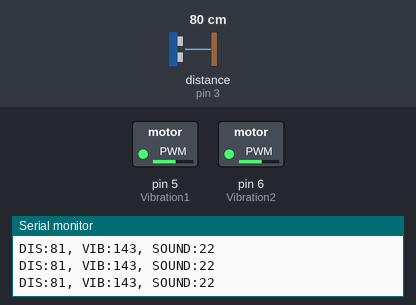
Bench run of a sketch on a simulated Arduino Uno, built with avr-gcc and run on an emulated ATmega328P. Shown: switched loads named in the sketch (green lamp = pin HIGH), the last lines printed to the serial monitor. The inputs (shaded band) are chosen by the test bench; at power-on: distance to the obstacle (sensor on pin 3) 80 cm. The echo pulse lasts 58.3 µs per cm; the audio player accepts every command and is not drawn.

Above: at 1.7 s.
1.8 s: distance to the obstacle (sensor on pin 3) set to 35 cm
At 2.5 s:
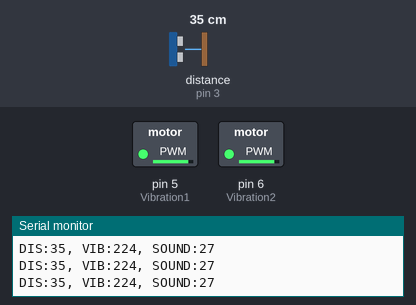
3.3 s: distance to the obstacle (sensor on pin 3) set to 120 cm
At 4.6 s:
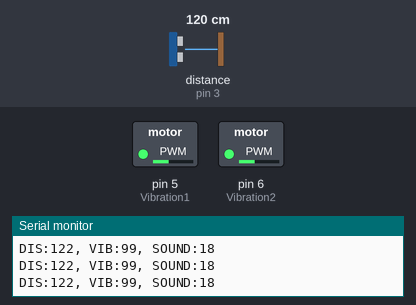
4.9 s: distance to the obstacle (sensor on pin 3) set to 250 cm
At 6.3 s:
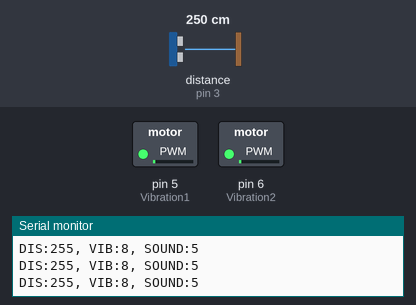
Timing chart, 0 to 7.9 s (numbered marks = the images above; inputs shaded):
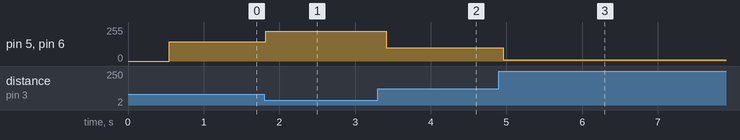

Measured:
- after the input at 1.8 s, pin 5 (Vibration1), pin 6 (Vibration2): 143/255 → 224/255 at once
- after the input at 3.3 s, pin 5 (Vibration1), pin 6 (Vibration2): 224/255 → 99/255 after 0.11 s
- after the input at 4.9 s, pin 5 (Vibration1), pin 6 (Vibration2): 99/255 → 8/255 after 0.06 s

The sketch:

yunxi520.ino
```cpp
#include <SoftwareSerial.h>
#include "DFRobotDFPlayerMini.h"
#include <pitches.h>
#include <Wire.h>
#include <LiquidCrystal_I2C.h>
#include <NewPing.h>

SoftwareSerial mySoftwareSerial(10, 11);
DFRobotDFPlayerMini myDFPlayer;

#define Vibration1 5
#define Vibration2 6
#define TRIGGER_PIN 2 // Arduino pin tied to triggerpin on the ultrasonic sensor.
#define ECHO_PIN 3 // Arduino pin tied to echo pin on the ultrasonic sensor.
#define MAX_DISTANCE 400 // Maximum distance we want to ping for (in centimeters). Maximum sensor distance is rated at 400-500cm.
int state0=0;
int state=0;
unsigned long last_time = 0;
int i=0;
int distance0=0;

NewPing sonar(TRIGGER_PIN, ECHO_PIN, MAX_DISTANCE); // NewPing setup of pins and maximum distance.

void setup() {
  mySoftwareSerial.begin(9600);
  myDFPlayer.begin(mySoftwareSerial);
  Serial.begin(9600);
  myDFPlayer.volume(0);
  myDFPlayer.loop(1);

  pinMode(Vibration1, OUTPUT);
  pinMode(Vibration2, OUTPUT);
  analogWrite(Vibration1,0);
  analogWrite(Vibration2,0);
}

void loop() {
  int uS = sonar.ping(); // Send ping, get ping time in microseconds (uS).
  int distance = uS / US_ROUNDTRIP_CM;// Convert ping time to distance in cm and print result (0 = outside set distance range)
  float vib0=map(distance,0,300,16,0);
  int vib=vib0*vib0-1;
  int sound=map(distance,0,300,30,0);
  analogWrite(Vibration1,vib);
  analogWrite(Vibration2,vib);
  myDFPlayer.volume(sound);

  Serial.print("DIS:");
  Serial.print(distance);
  Serial.print(", VIB:");
  Serial.print(vib);
  Serial.print(", SOUND:");
  Serial.println(sound);

  delay(100);
}
```
